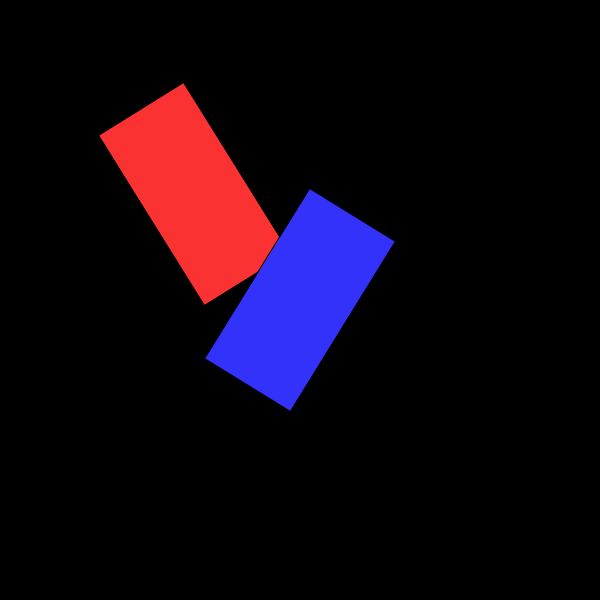
Frame 1 (no input)
Frame 60 (the mouse pressed at the canvas centre just before this capture): identical to frame 1, image omitted
Frame 120 (the mouse held since frame 60 and released just before this capture): identical to frame 1, image omitted

The Processing sketch that drew this single still picture (run headless with seeded random() and noise(); from frame 60 on, the mouse is pressed at the canvas centre):

// Processing sketch: transformations
// ── transformations.pde

float angle = 45;
float x, y;

void setup(){
  size(600, 600);
  rectMode(CENTER);
  x = y = random(300);
  
}


void draw(){
  
  background(0);
  
  if(keyPressed){
    if(keyCode == LEFT){
      angle = angle - 0.05;
    }else if(keyCode == RIGHT){
      angle = angle + 0.05;    
    }
    if(keyCode == UP){
      y = y-1;
    }
    if(keyCode == DOWN){
      y = y+1;
    }
  }  
  
  pushMatrix();
  translate(x, y);
  rotate(angle);
  fill(250, 50, 50);
  rect(0, 0, 200, 100);
  popMatrix();
  
  
  translate(300, 300);
  rotate(-angle);
  fill(50, 50, 250);
  rect(0, 0, 200, 100);
  

  
}
